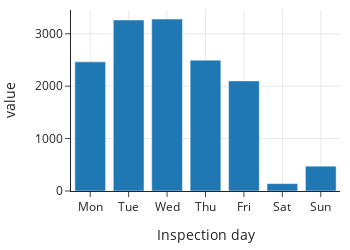

Here is the notebook cell this chart was saved with:
### Markdown cell above
Now we can see whether restaurant inspectors favor a certain day of the week
by grouping on the day of the week:

### Code cell
day = ['Mon', 'Tue', 'Wed', 'Thu', 'Fri', 'Sat', 'Sun']
fig = px.bar(insp.groupby('dow')['dow'].count(),
            height=250, width=350)
fig.update_xaxes(ticktext=day, tickvals=np.arange(0, 7, 1),
                 title='Inspection day')
fig.update_layout(showlegend=False)

### Figure 1 — Plotly figure (JSON) as saved in the notebook; plotly's stock layout.template omitted (floating-point values rounded to 4 significant figures)
{"data": [{"alignmentgroup": "True", "hovertemplate": "variable=dow<br>index=%{x}<br>value=%{y}<extra></extra>", "legendgroup": "dow", "marker": {"color": "#1F77B4", "pattern": {"shape": ""}}, "name": "dow", "offsetgroup": "dow", "orientation": "v", "showlegend": true, "textposition": "auto", "type": "bar", "x": [0, 1, 2, 3, 4, 5, 6], "xaxis": "x", "y": [2464, 3264, 3281, 2497, 2101, 141, 474], "yaxis": "y"}], "layout": {"barmode": "relative", "height": 250, "legend": {"title": {"text": "variable"}, "tracegroupgap": 0}, "showlegend": false, "width": 350, "xaxis": {"anchor": "y", "autorange": true, "domain": [0, 1], "range": [-0.5, 6.5], "ticktext": ["Mon", "Tue", "Wed", "Thu", "Fri", "Sat", "Sun"], "tickvals": [0, 1, 2, 3, 4, 5, 6], "title": {"text": "Inspection day"}, "type": "linear"}, "yaxis": {"anchor": "x", "autorange": true, "domain": [0, 1], "range": [0, 3454.0], "title": {"text": "value"}, "type": "linear"}}}
